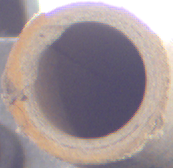
#> input picture sources/KR_A/temp/temp_0.bmp, 173 x 168 px
$ python -i KR_A_Utils.py   (imports and definitions only)   (older library calls are emulated)
#> lines starting #> are read from the running program, lines starting #| are printed output that depends on the picture; after the words box and inside, x2 and y2 are one past the last pixel; in counts of white or black regions, pixels touching at a corner belong together
### bgimage/config.py
from __future__ import absolute_import
from __future__ import division
from __future__ import print_function
from __future__ import unicode_literals

from ast import literal_eval
from future.utils import iteritems
from past.builtins import basestring
import copy
import logging
import numpy as np
import os
import os.path as osp
import yaml

logger = logging.getLogger(__name__)


class AttrDict(dict):

    IMMUTABLE = '__immutable__'

    def __init__(self, *args, **kwargs):
        super(AttrDict, self).__init__(*args, **kwargs)
        self.__dict__[AttrDict.IMMUTABLE] = False

    def __getattr__(self, name):
        if name in self.__dict__:
            return self.__dict__[name]
        elif name in self:
            return self[name]
        else:
            raise AttributeError(name)

    def __setattr__(self, name, value):
        if not self.__dict__[AttrDict.IMMUTABLE]:
            if name in self.__dict__:
                self.__dict__[name] = value
            else:
                self[name] = value
        else:
            raise AttributeError(
                'Attempted to set "{}" to "{}", but AttrDict is immutable'.
                format(name, value)
            )

    # [12 lines left out: function immutable, not called in this run]

    def is_immutable(self):
        return self.__dict__[AttrDict.IMMUTABLE]


__C = AttrDict()
cfg = __C

__C.DEBUG = True
__C.PATTERN = 'video'

__C.TEMPLATE_PATH = AttrDict()
__C.TEMPLATE_PATH.ROOT = u''
__C.TEMPLATE_PATH.RAW = u''
__C.TEMPLATE_PATH.RAW_MASK = u''
__C.TEMPLATE_PATH.MASK = u''

__C.IMAGE = AttrDict()
__C.IMAGE.PPM = 5.0
__C.IMAGE.SIGMA = 2.0
__C.IMAGE.GAMMA = 1.0

__C.RACK = AttrDict()
__C.RACK.STOREY_NUM = 3
__C.RACK.LINE_NUM = 5

__C.CALIBRATION_PATH = AttrDict()
__C.CALIBRATION_PATH.RACK_FRONT = u''
__C.CALIBRATION_PATH.RACK_TOP = u''
__C.CALIBRATION_PATH.SAMPLER = u''
__C.CALIBRATION_PATH.PROBE = u''
__C.CALIBRATION_PATH.END = u''

_DEPRECATED_KEYS = set(
    {
        'BG',
        'BG_VISION',
    }
)

_RENAMED_KEYS = {
}


def load_cfg(cfg_to_load):
    return yaml.load(cfg_to_load)


# [49 lines left out: functions merge_cfg_from_file, _merge_a_into_b, _key_is_deprecated, not called in this run]


def _key_is_renamed(full_key):
    return full_key in _RENAMED_KEYS


# [72 lines left out: functions _raise_key_rename_error, _decode_cfg_value, _check_and_coerce_cfg_value_type, not called in this run]

### bgimage/KR_A_Utils.py
# 导入库
from __future__ import absolute_import
from __future__ import division
from __future__ import print_function
from __future__ import unicode_literals

from collections import defaultdict
import sys
import argparse
import os
import time
import copy
import math

import logging
import logging.config
import glob
import csv

import numpy as np
from numpy.linalg import eig, inv
import pandas as pd

import cv2
import imghdr
import skimage
from skimage import io, filters, morphology, util, measure, color, segmentation
from skimage.measure import compare_ssim as ssim
import PIL
from PIL import Image, ImageEnhance
import imutils
from imutils import perspective
from imutils import contours
from scipy.spatial import distance as dist
from matplotlib import pyplot as plt
from scipy import ndimage
from scipy import optimize
import bgimage
import bgimage.hf as hf

import socket
import struct
import ctypes
import datetime
import threading


# 参数
KR_A_source_file = "./../sources/KR_A/"
KR_A_temp_file = "./../sources/KR_A/temp"
KR_A_demo_filename = "rack_front_0.bmp"

from pypylon import pylon

GAUSS_SIGMA = 0.0
GAMMA = 1.05  # 1.05
GAMMA_TMP = 0.6  # 0.6
GAUSS_KERNEL_SIZE = 3
PROBE_NUM = 15
# MSE_THRES = 1000
# SSIM_THRES = 0.55
MSE_THRES = 1500
SSIM_THRES = 0.55


camera_ip_address = "192.168.0.121"


LAYER_X, LAYER_Y = [461, 725, 1013], [320, 1740, 3110]
L_X_WID, L_Y_WID = 800, 400

C_POINT_X = 2752

Y_COORD = [-220, 0, 440]
PPM = 0.2429

target_centroid = []

ORDER = [0, 1, 5, 2, 6, 10, 3, 7, 11, 4, 8, 12, 9, 13, 14]

# TCP/IP
HOST = socket.gethostname()
# PORT = 12356
# HOST = '192.168.0.1'
PORT = 2000
ADDR = (HOST, PORT)
BUFSIZE = 1024
SEND_SIZE = 1024
RECV_SIZE = 4
FLAG_CONNECT = True


class SendStruct(object):
    # [8 lines left out: function __init__, not called in this run]


class RecvStruct(object):
    # [79 lines left out: functions __init__, check, read_image_from_camera, not called in this run]


def read_image_from_file(filename):

    return skimage.io.imread(filename)


def gaussian_blur(image, sigma=0.0, kernel_size=3):
    return skimage.filters.gaussian(image, sigma=sigma, truncate=1 / kernel_size)


def binary(image):
    thresh = skimage.filters.threshold_otsu(image)
    dst = (image >= 0.7 * thresh) * 1.0
    dst = skimage.morphology.closing(dst, skimage.morphology.disk(10))
    dst = skimage.util.invert(dst)

    return dst


# [13 lines left out: function fill_hole, not called in this run]


def connection(image):
    cleared = image.copy()
    skimage.segmentation.clear_border(cleared)
    labels = skimage.measure.label(cleared, connectivity=2)
    borders = np.logical_xor(image, cleared)
    labels[borders] = -1
    labels_rgb = skimage.color.label2rgb(labels)

    return labels, labels_rgb


def reduce_domain(image, bbox_roi):
    image_roi = image[bbox_roi[1]:bbox_roi[3], bbox_roi[0]:bbox_roi[2]]
    return image_roi


def format_convert(image, arrow):
#> called with arrow = 'cv2pil'
    if arrow == 'cv2pil':
        image = Image.fromarray(cv2.cvtColor(image, cv2.COLOR_BGR2RGB))
#> image is the input picture: PIL image 173x168 RGB; mean R, G, B 148.5, 144.8, 157.7
    elif arrow == 'pil2cv':
        image = cv2.cvtColor(np.asarray(image), cv2.COLOR_RGB2BGR)
    return image


def image_enhance(image):
    flag = False
    if type(image) == np.ndarray:
        flag = True
        image = format_convert(image, 'cv2pil')

    enh_bri = ImageEnhance.Brightness(image)
    enh_brightness = 1.5
    image_brightened = enh_bri.enhance(enh_brightness)
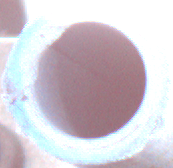
#> image_brightened: PIL image 173x168 RGB; mean R, G, B 209.6, 202.2, 210

    enh_col = ImageEnhance.Color(image)
    enh_color = 1.5
    image_colored = enh_col.enhance(enh_color)
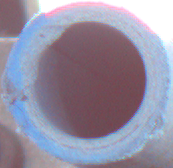
#> image_colored: PIL image 173x168 RGB; mean R, G, B 148.7, 143.3, 162.6

    enh_con = ImageEnhance.Contrast(image)
    enh_contrast = 2.0
    image_contrasted = enh_con.enhance(enh_contrast)

    image = image_contrasted
    enh_sha = ImageEnhance.Sharpness(image)
    enh_sharpness = 2.0
    image_sharped = enh_sha.enhance(enh_sharpness)
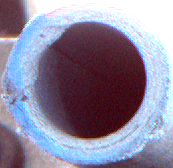
#> image_sharped: PIL image 173x168 RGB; mean R, G, B 141.5, 135.3, 157.2

    if flag:
        image_sharped = format_convert(image_sharped, 'pil2cv')
    return image_sharped


def image_adjust(image, gamma):
#> called with gamma = 1.05
    image = skimage.exposure.adjust_gamma(image, gamma)
#> image: shape (168, 173)
    h, w = image.shape
#> h = 168; w = 173
    image_co = np.zeros([h, w], image.dtype)
    image = cv2.addWeighted(image, 1.2, image_co, 1 - 1.2, 5.0)
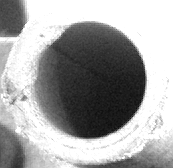
#> image: shape (168, 173); min 11, max 255, mean 162.7
    if skimage.exposure.is_low_contrast(image):
        image = skimage.exposure.rescale_intensity(image)
    # image = skimage.exposure.equalize_hist(image)
    return image


def rgb2gray(image, method='cv'):
    if image.ndim > 2:
        if method == 'cv':
            return cv2.cvtColor(image, cv2.COLOR_RGB2GRAY)
        elif method == 'sk':
            return skimage.color.rgb2gray(image)
    else:
        return image


# [105 lines left out: functions _reduce_domain, select_circle, fitEllipse, ellipse_center, not called in this run]


def ellipse_angle_of_rotation(a):
    b, c, d, f, g, a = a[1] / 2, a[2], a[3] / 2, a[4] / 2, a[5], a[0]
    return 0.5 * np.arctan(2 * b / (a - c))


# [22 lines left out: functions ellipse_axis_length, ellipse_angle_of_rotation2, not called in this run]


def pre_process(image):
    image_enh = image_enhance(image)
    image_gray = image_adjust(rgb2gray(image_enh), GAMMA)
    image_blur = gaussian_blur(image_gray, GAUSS_SIGMA, GAUSS_KERNEL_SIZE)
    image_dst = binary(image_blur)
#> in binary, `thresh = skimage.filters.threshold_otsu(image)`: thresh = 0.591
#> in binary, `dst = (image >= 0.7 * thresh) * 1.0`:
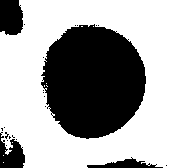
#> dst: shape (168, 173) float64; values 0 (black) and 1 (white), 62.7% white; 23 black regions (19 under 20 px), largest, box (x1, y1, x2, y2) and area: (41, 24, 146, 139) 9147, (0, 0, 23, 35) 729, (0, 132, 25, 168) 566, (87, 157, 163, 168) 372
#> in binary, `dst = skimage.morphology.closing(dst, skimage.morphology.disk(10))`: dst: shape (168, 173) float64; values 0 (black) and 1 (white), 65.9% white; 3 black regions, box (x1, y1, x2, y2) and area: (44, 26, 146, 139) 8992, (0, 0, 23, 35) 705, (2, 155, 24, 168) 212
    image_dst_labels, image_dst_labels_rgb = connection(image_dst)
#> in connection, `labels = skimage.measure.label(cleared, connectivity=2)`:
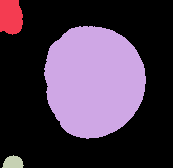
#> labels: shape (168, 173) int64; 4 distinct labels, from 0 to 3; one colour per label, 0 black
#> in connection, `borders = np.logical_xor(image, cleared)`: borders: shape (168, 173) bool; every value is 0
#> in connection, `labels_rgb = skimage.color.label2rgb(labels)`:
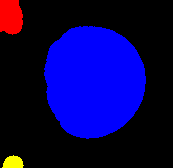
#> labels_rgb: shape (168, 173, 3) float64; mean R, G, B 0.0316, 0.00729, 0.309
    # skimage.io.imshow(image_dst_labels_rgb)
    # plt.show()

    return image_dst, image_dst_labels


# [260 lines left out: functions pre_process_tmp, mse, template_match, HF, calibrate_image2robot, process and 1 more, not called in this run]

>>> import cv2
>>> picture = cv2.cvtColor(cv2.imread('../sources/KR_A/temp/temp_0.bmp'), cv2.COLOR_BGR2RGB)
>>> result = pre_process(picture)

$ run again, on sources/KR_A/temp/new_1/temp_1.bmp
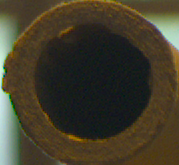
#> input picture sources/KR_A/temp/new_1/temp_1.bmp, 179 x 165 px
#> in format_convert, image is the input picture: PIL image 179x165 RGB; mean R, G, B 42.5, 60, 65.7
#> thresh = 0.542
#> in binary, `dst = (image >= 0.7 * thresh) * 1.0`:
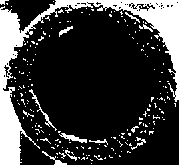
#> dst: shape (165, 179) float64; values 0 (black) and 1 (white), 21.6% white; 201 white regions (188 under 20 px), largest, box (x1, y1, x2, y2) and area: (0, 0, 179, 165) 5147, (29, 89, 57, 131) 115, (59, 133, 87, 143) 109
#> labels: shape (165, 179) int64; 5 distinct labels, from 0 to 4
#> borders: shape (165, 179) bool; every value is 0
#> in connection, `labels_rgb = skimage.color.label2rgb(labels)`:
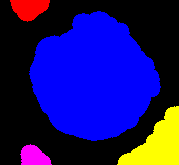
#> labels_rgb: shape (165, 179, 3) float64; mean R, G, B 0.102, 0.0653, 0.421

$ run again, on sources/KR_A/temp/new_1/temp_10.bmp
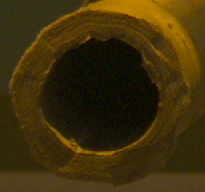
#> input picture sources/KR_A/temp/new_1/temp_10.bmp, 205 x 192 px
#> in format_convert, image is the input picture: PIL image 205x192 RGB; mean R, G, B 10, 46.7, 62.3
#> thresh = 0.359
#> in binary, `dst = (image >= 0.7 * thresh) * 1.0`:
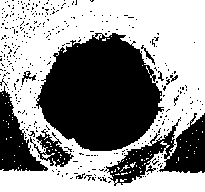
#> dst: shape (192, 205) float64; values 0 (black) and 1 (white), 57% white; 366 black regions (357 under 20 px), largest, box (x1, y1, x2, y2) and area: (36, 33, 164, 151) 10586, (104, 113, 205, 186) 2836, (0, 86, 48, 171) 1825
#> labels: shape (192, 205) int64; 4 distinct labels, from 0 to 3
#> borders: shape (192, 205) bool; every value is 0
#> in connection, `labels_rgb = skimage.color.label2rgb(labels)`:
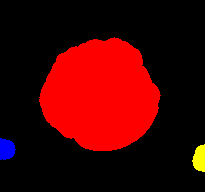
#> labels_rgb: shape (192, 205, 3) float64; mean R, G, B 0.266, 0.00696, 0.00699
